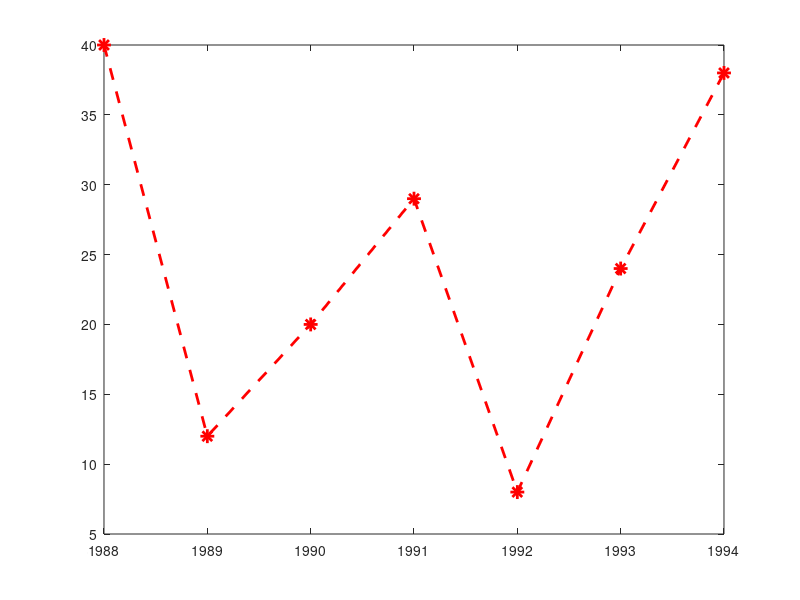

Here is the MATLAB script that generated this plot:
yr=[1988:1:1994];
sle=[40 12 20 29 8 24 38];

plot(yr,sle,'--rv','linewidth',2,'markersize',12)
plot(yr,sle,'--r*','linewidth',2,'markersize',10)